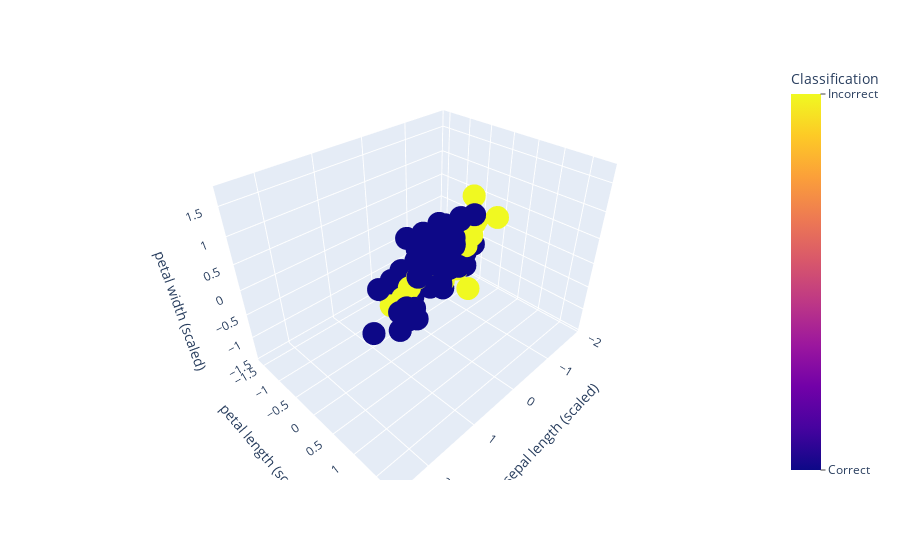
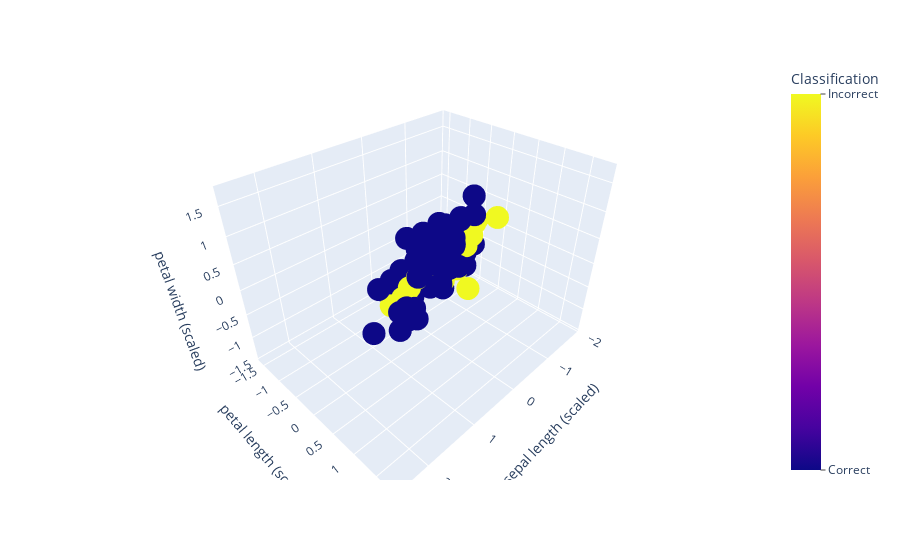
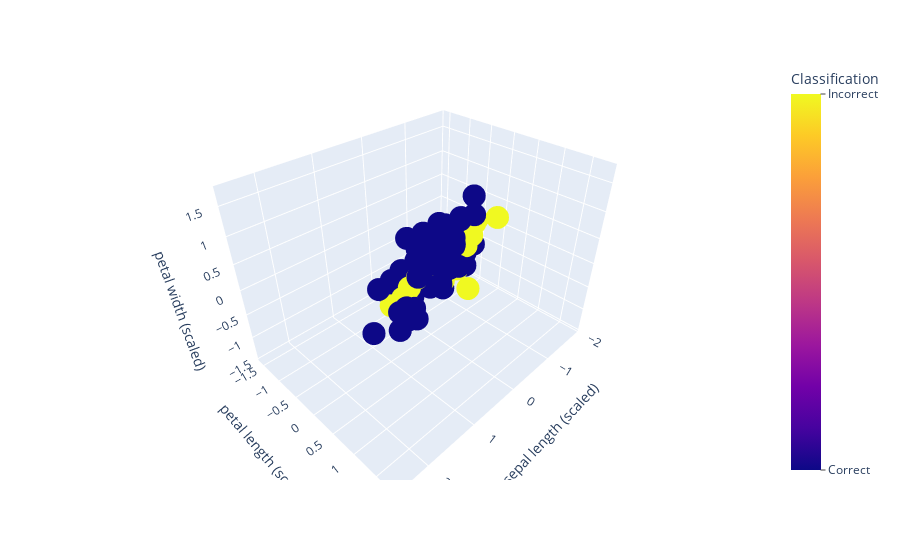
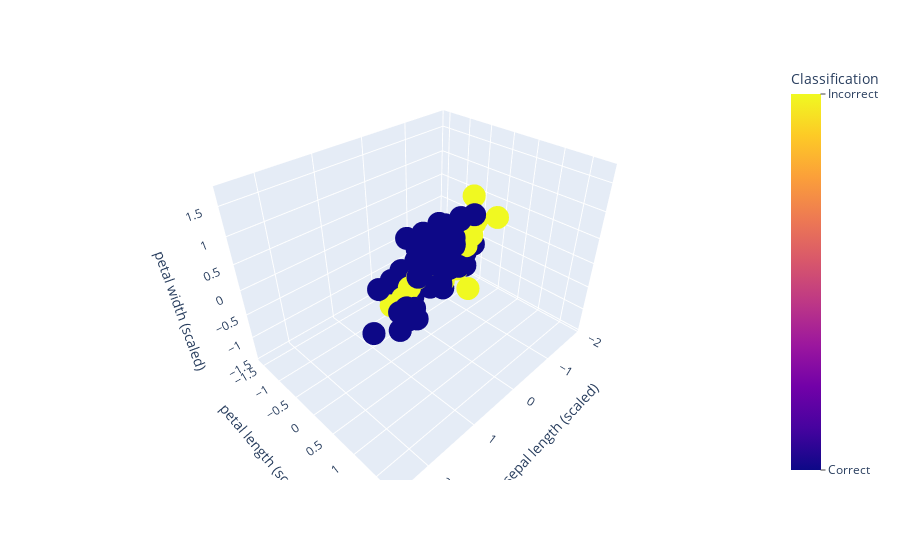

Notebook cell for these charts, in order:
### Markdown cell above
<div class="alert alert-warning">
    
Use the function `plot_diff_cluster` from the `helping_functions` to visualize where your clustering fails, e.g., <br><br>
<code>plot_diff_cluster(y, y_pred, data_df)</code>. <br><br>
Comments on your observations.
</div>

### Code cell
from helping_functions import plot_diff_cluster
for m in kmeans:
    plot_diff_cluster(y, m.predict(data), data_df)

### Figure 1 — Plotly figure (JSON) as saved in the notebook; plotly's stock layout.template omitted (floating-point values rounded to 4 significant figures; data arrays with more than 128 entries replaced by an {"elided": "..."} marker saying what was removed)
{"data": [{"hovertemplate": "sepal length (scaled)=%{x}<br>petal length (scaled)=%{y}<br>petal width (scaled)=%{z}<br>color=%{marker.color}<extra></extra>", "legendgroup": "", "marker": {"color": {"elided": "150 int values"}, "coloraxis": "coloraxis", "symbol": "circle"}, "mode": "markers", "name": "", "scene": "scene", "showlegend": false, "type": "scatter3d", "x": {"elided": "150 float values"}, "y": {"elided": "150 float values"}, "z": {"elided": "150 float values"}}], "layout": {"coloraxis": {"colorbar": {"ticks": "outside", "ticktext": ["Correct", "Incorrect"], "tickvals": [0, 1], "title": {"text": "Classification"}, "y": 1, "yanchor": "top"}, "colorscale": [[0, "#0d0887"], [0.1111, "#46039f"], [0.2222, "#7201a8"], [0.3333, "#9c179e"], [0.4444, "#bd3786"], [0.5556, "#d8576b"], [0.6667, "#ed7953"], [0.7778, "#fb9f3a"], [0.8889, "#fdca26"], [1, "#f0f921"]]}, "legend": {"tracegroupgap": 0}, "margin": {"t": 60}, "scene": {"domain": {"x": [0, 1], "y": [0, 1]}, "xaxis": {"title": {"text": "sepal length (scaled)"}}, "yaxis": {"title": {"text": "petal length (scaled)"}}, "zaxis": {"title": {"text": "petal width (scaled)"}}}}}

### Figure 2 — Plotly figure (JSON) as saved in the notebook; plotly's stock layout.template omitted (floating-point values rounded to 4 significant figures; data arrays with more than 128 entries replaced by an {"elided": "..."} marker saying what was removed)
{"data": [{"hovertemplate": "sepal length (scaled)=%{x}<br>petal length (scaled)=%{y}<br>petal width (scaled)=%{z}<br>color=%{marker.color}<extra></extra>", "legendgroup": "", "marker": {"color": {"elided": "150 int values"}, "coloraxis": "coloraxis", "symbol": "circle"}, "mode": "markers", "name": "", "scene": "scene", "showlegend": false, "type": "scatter3d", "x": {"elided": "150 float values"}, "y": {"elided": "150 float values"}, "z": {"elided": "150 float values"}}], "layout": {"coloraxis": {"colorbar": {"ticks": "outside", "ticktext": ["Correct", "Incorrect"], "tickvals": [0, 1], "title": {"text": "Classification"}, "y": 1, "yanchor": "top"}, "colorscale": [[0, "#0d0887"], [0.1111, "#46039f"], [0.2222, "#7201a8"], [0.3333, "#9c179e"], [0.4444, "#bd3786"], [0.5556, "#d8576b"], [0.6667, "#ed7953"], [0.7778, "#fb9f3a"], [0.8889, "#fdca26"], [1, "#f0f921"]]}, "legend": {"tracegroupgap": 0}, "margin": {"t": 60}, "scene": {"domain": {"x": [0, 1], "y": [0, 1]}, "xaxis": {"title": {"text": "sepal length (scaled)"}}, "yaxis": {"title": {"text": "petal length (scaled)"}}, "zaxis": {"title": {"text": "petal width (scaled)"}}}}}

### Figure 3 — Plotly figure (JSON) as saved in the notebook; plotly's stock layout.template omitted (floating-point values rounded to 4 significant figures; data arrays with more than 128 entries replaced by an {"elided": "..."} marker saying what was removed)
{"data": [{"hovertemplate": "sepal length (scaled)=%{x}<br>petal length (scaled)=%{y}<br>petal width (scaled)=%{z}<br>color=%{marker.color}<extra></extra>", "legendgroup": "", "marker": {"color": {"elided": "150 int values"}, "coloraxis": "coloraxis", "symbol": "circle"}, "mode": "markers", "name": "", "scene": "scene", "showlegend": false, "type": "scatter3d", "x": {"elided": "150 float values"}, "y": {"elided": "150 float values"}, "z": {"elided": "150 float values"}}], "layout": {"coloraxis": {"colorbar": {"ticks": "outside", "ticktext": ["Correct", "Incorrect"], "tickvals": [0, 1], "title": {"text": "Classification"}, "y": 1, "yanchor": "top"}, "colorscale": [[0, "#0d0887"], [0.1111, "#46039f"], [0.2222, "#7201a8"], [0.3333, "#9c179e"], [0.4444, "#bd3786"], [0.5556, "#d8576b"], [0.6667, "#ed7953"], [0.7778, "#fb9f3a"], [0.8889, "#fdca26"], [1, "#f0f921"]]}, "legend": {"tracegroupgap": 0}, "margin": {"t": 60}, "scene": {"domain": {"x": [0, 1], "y": [0, 1]}, "xaxis": {"title": {"text": "sepal length (scaled)"}}, "yaxis": {"title": {"text": "petal length (scaled)"}}, "zaxis": {"title": {"text": "petal width (scaled)"}}}}}

### Figure 4 — Plotly figure (JSON) as saved in the notebook; plotly's stock layout.template omitted (floating-point values rounded to 4 significant figures; data arrays with more than 128 entries replaced by an {"elided": "..."} marker saying what was removed)
{"data": [{"hovertemplate": "sepal length (scaled)=%{x}<br>petal length (scaled)=%{y}<br>petal width (scaled)=%{z}<br>color=%{marker.color}<extra></extra>", "legendgroup": "", "marker": {"color": {"elided": "150 int values"}, "coloraxis": "coloraxis", "symbol": "circle"}, "mode": "markers", "name": "", "scene": "scene", "showlegend": false, "type": "scatter3d", "x": {"elided": "150 float values"}, "y": {"elided": "150 float values"}, "z": {"elided": "150 float values"}}], "layout": {"coloraxis": {"colorbar": {"ticks": "outside", "ticktext": ["Correct", "Incorrect"], "tickvals": [0, 1], "title": {"text": "Classification"}, "y": 1, "yanchor": "top"}, "colorscale": [[0, "#0d0887"], [0.1111, "#46039f"], [0.2222, "#7201a8"], [0.3333, "#9c179e"], [0.4444, "#bd3786"], [0.5556, "#d8576b"], [0.6667, "#ed7953"], [0.7778, "#fb9f3a"], [0.8889, "#fdca26"], [1, "#f0f921"]]}, "legend": {"tracegroupgap": 0}, "margin": {"t": 60}, "scene": {"domain": {"x": [0, 1], "y": [0, 1]}, "xaxis": {"title": {"text": "sepal length (scaled)"}}, "yaxis": {"title": {"text": "petal length (scaled)"}}, "zaxis": {"title": {"text": "petal width (scaled)"}}}}}
